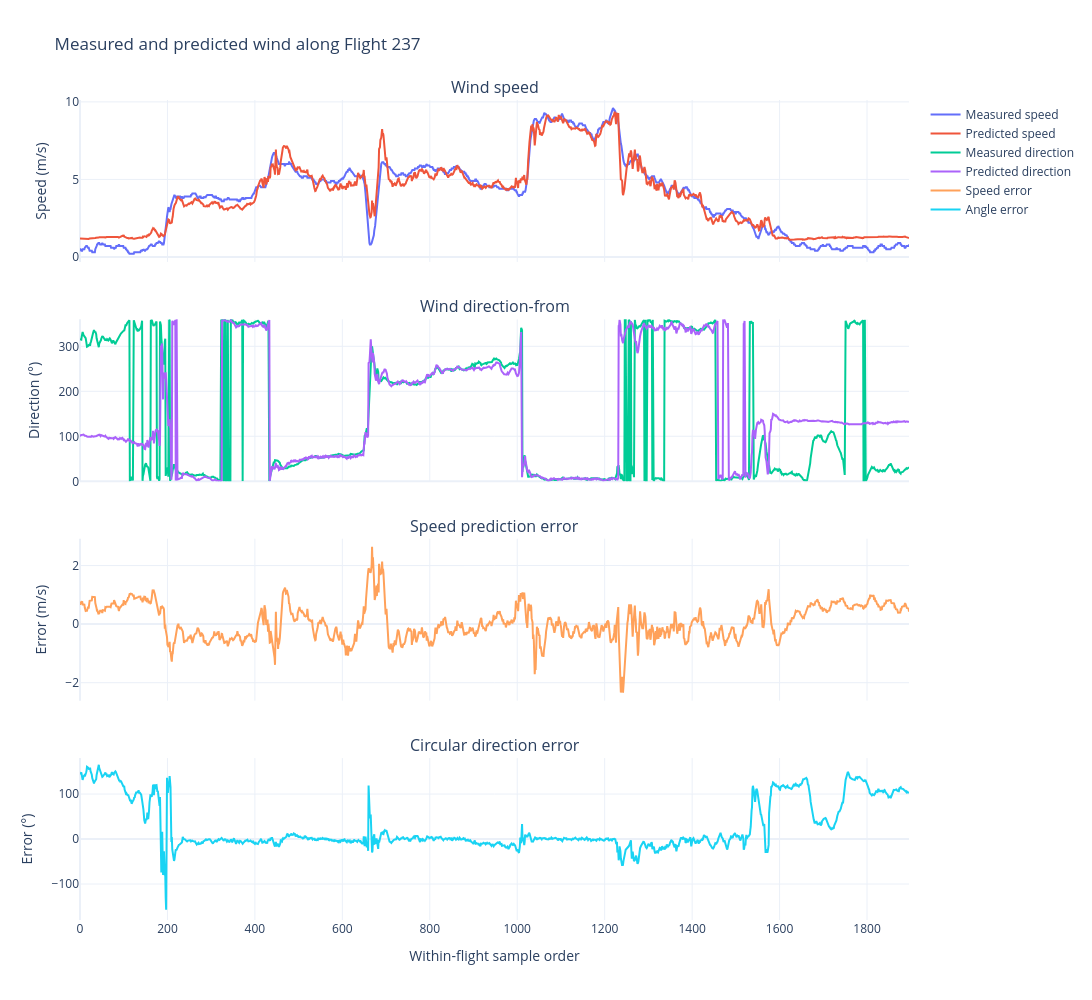

The cell this chart's notebook holds for it:
### Markdown cell above
## 8. Compare predictions along the flight sequence

### Code cell
sequence_fig = plot_sequence_comparison(
    predictions,
    flight_id=COMPARISON_FLIGHT_ID,
)
sequence_fig.show()

### Figure 1 — Plotly figure (JSON) as saved in the notebook; plotly's stock layout.template omitted (floating-point values rounded to 4 significant figures; data arrays with more than 128 entries replaced by an {"elided": "..."} marker saying what was removed)
{"data": [{"mode": "lines", "name": "Measured speed", "type": "scatter", "x": {"elided": "1500 int values"}, "xaxis": "x", "y": {"elided": "1500 float values"}, "yaxis": "y"}, {"mode": "lines", "name": "Predicted speed", "type": "scatter", "x": {"elided": "1500 int values"}, "xaxis": "x", "y": {"elided": "1500 float values"}, "yaxis": "y"}, {"mode": "lines", "name": "Measured direction", "type": "scatter", "x": {"elided": "1500 int values"}, "xaxis": "x2", "y": {"elided": "1500 float values"}, "yaxis": "y2"}, {"mode": "lines", "name": "Predicted direction", "type": "scatter", "x": {"elided": "1500 int values"}, "xaxis": "x2", "y": {"elided": "1500 float values"}, "yaxis": "y2"}, {"mode": "lines", "name": "Speed error", "type": "scatter", "x": {"elided": "1500 int values"}, "xaxis": "x3", "y": {"elided": "1500 float values"}, "yaxis": "y3"}, {"mode": "lines", "name": "Angle error", "type": "scatter", "x": {"elided": "1500 int values"}, "xaxis": "x4", "y": {"elided": "1500 float values"}, "yaxis": "y4"}], "layout": {"annotations": [{"font": {"size": 16}, "showarrow": false, "text": "Wind speed", "x": 0.5, "xanchor": "center", "xref": "paper", "y": 1, "yanchor": "bottom", "yref": "paper"}, {"font": {"size": 16}, "showarrow": false, "text": "Wind direction-from", "x": 0.5, "xanchor": "center", "xref": "paper", "y": 0.7325, "yanchor": "bottom", "yref": "paper"}, {"font": {"size": 16}, "showarrow": false, "text": "Speed prediction error", "x": 0.5, "xanchor": "center", "xref": "paper", "y": 0.465, "yanchor": "bottom", "yref": "paper"}, {"font": {"size": 16}, "showarrow": false, "text": "Circular direction error", "x": 0.5, "xanchor": "center", "xref": "paper", "y": 0.1975, "yanchor": "bottom", "yref": "paper"}], "height": 1000, "hovermode": "x unified", "title": {"text": "Measured and predicted wind along Flight 237"}, "width": 1100, "xaxis": {"anchor": "y", "domain": [0, 1], "matches": "x4", "showticklabels": false}, "xaxis2": {"anchor": "y2", "domain": [0, 1], "matches": "x4", "showticklabels": false}, "xaxis3": {"anchor": "y3", "domain": [0, 1], "matches": "x4", "showticklabels": false}, "xaxis4": {"anchor": "y4", "domain": [0, 1], "title": {"text": "Within-flight sample order"}}, "yaxis": {"anchor": "x", "domain": [0.8025, 1], "title": {"text": "Speed (m/s)"}}, "yaxis2": {"anchor": "x2", "domain": [0.535, 0.7325], "range": [0, 360], "title": {"text": "Direction (°)"}}, "yaxis3": {"anchor": "x3", "domain": [0.2675, 0.465], "title": {"text": "Error (m/s)"}}, "yaxis4": {"anchor": "x4", "domain": [0, 0.1975], "range": [-180, 180], "title": {"text": "Error (°)"}}}}
